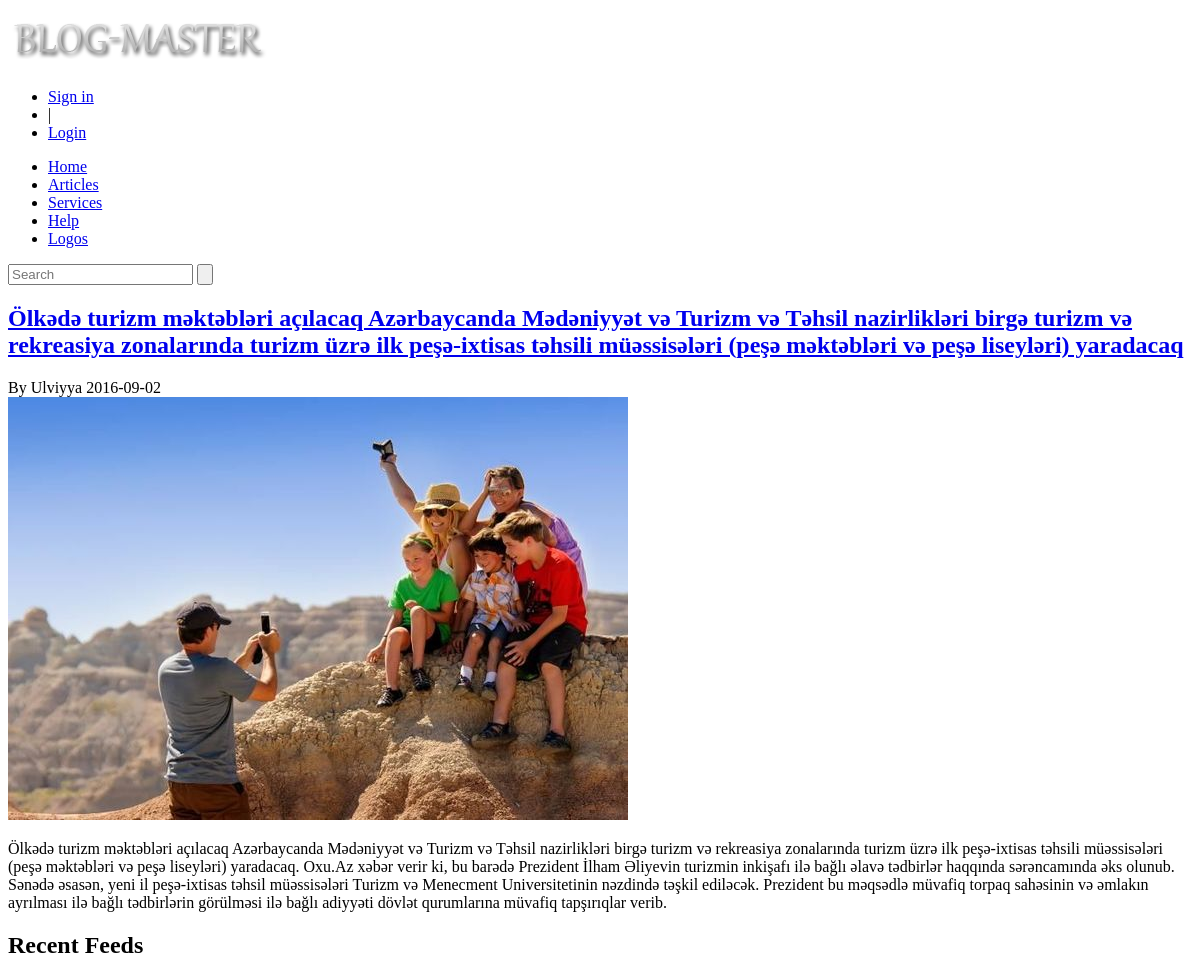
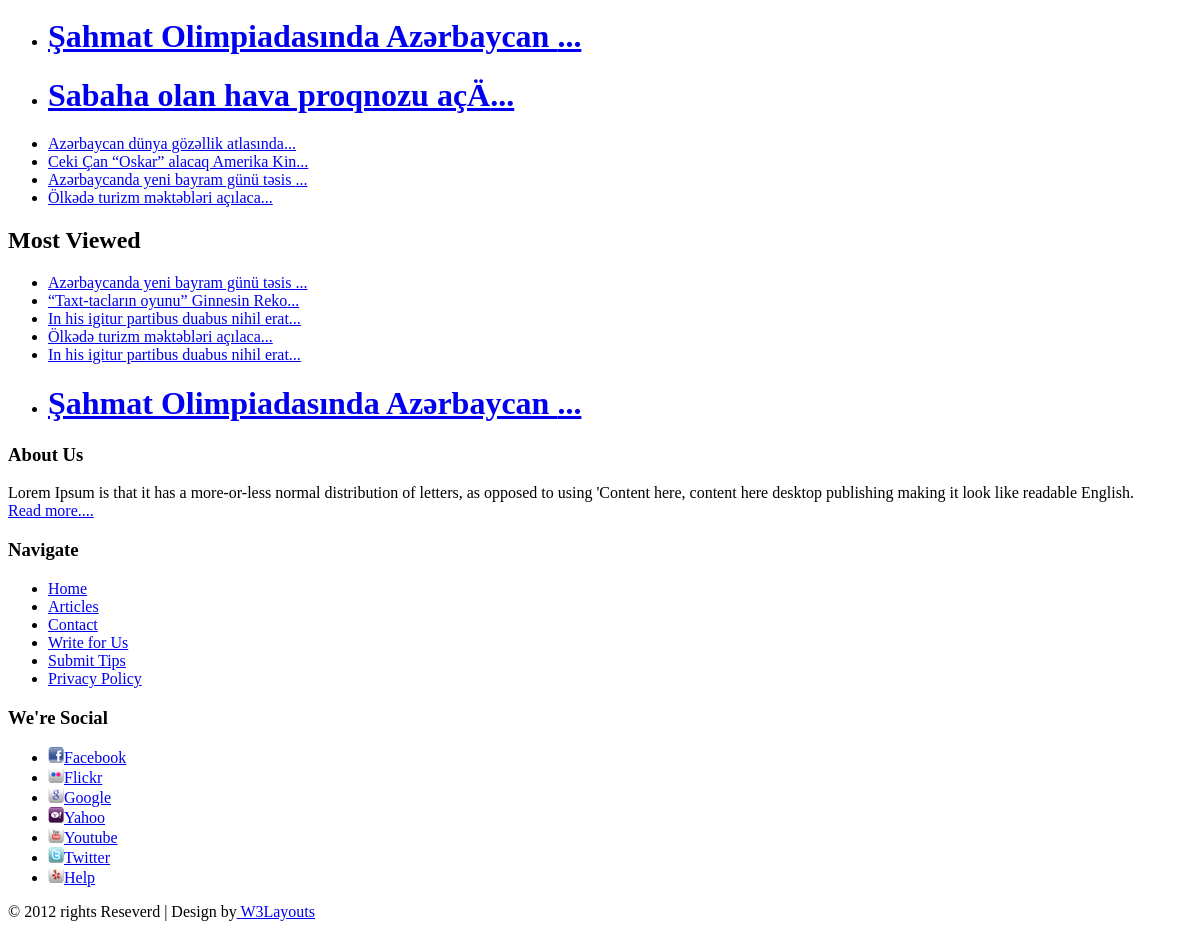
The app's page /week10day04/single.php?id=5 with its own data (2 pictures, top to bottom).
### tables this page shows
CREATE TABLE `menu` (
  `id` int(5) NOT NULL,
  `name` varchar(50) NOT NULL,
  `href` varchar(100) NOT NULL
);

CREATE TABLE `post` (
  `id` int(10) NOT NULL,
  `heading` varchar(400) NOT NULL,
  `paragraph` text NOT NULL,
  `img` varchar(150) NOT NULL,
  `author` varchar(200) NOT NULL,
  `date` date NOT NULL,
  `click` int(10) NOT NULL
);

### week10day04/db.php (called while the page is built, shortened)
<?php
class Database{
    public $connect;
    public function __construct($host,$username,$password,$db_name){
        $this->host=$host;
        $this->username=$username;
        $this->password=$password;
        $this->db_name=$db_name;
        $this->connect=mysqli_connect($this->host,$this->username,$this->password,$this->db_name);
    }
     public function orderInReverse($tablename, $col, $limit){
        $sql ="select * from $tablename order by $col desc limit $limit";
        $query=mysqli_query($this->connect, $sql);
        return $query;
    }
     public function select($tablename, $id){
        if($id=="*"){
            $sql ="SELECT * FROM $tablename";
        }
        else{
            $sql ="SELECT * FROM $tablename WHERE id=$id";
        }
        $query=mysqli_query($this->connect, $sql);
        return $query;
    }
}
$blog=new Database("localhost","root","","blog");

### week10day04/single.php (the view, shortened to what this page needs)
<?php
include "db.php";
?>
<!DOCTYPE HTML>
<html>
<head>
<link href="css/style.css" rel="stylesheet" type="text/css" media="all"/>
</head>
<body>
<div class="header">
	<div class="header_top">
		<div class="wrap">
			<div class="logo">
			     <a href="index.php"><img src="images/logo.png" alt="" /></a>
			</div>
			<div class="login_button">
			    <ul>
			    <li><a href="#">Sign in</a><li> |
			    <li><a href="login.php">Login</a></li>
			    </ul>
			</div>
		</div>
	</div>
	<div class="header_bottom">
		<div class="wrap">
			<div class="menu">
			    <ul>
                  <?php
                    $query=$blog->select("menu","*");
                    while ($row=mysqli_fetch_assoc($query)){?>
			    	<li><a href="<?=$row['href']?>"><?=$row['name']?></a></li>
                    <?php } ?>
			    </ul>
			</div>
			<div class="search_box">
			    <form action="search.php" method="post">
			    <input type="text"  name="searchfor" placeholder="Search">
                <input type="submit" value="" name="search">
			    </form>
			</div>
		</div>
	</div>
</div>
<?php
$query=$blog->select("post" , $_GET["id"]);
$row=mysqli_fetch_assoc($query);
$blog->Click("post",$row['id'],++$row['click']);
?>
<div class="wrap">
	<div class="main">
		<div class="content">
			<div class="box1">
			   <h2><a href="single.php?id=<?=$row["id"]?>"><?=$row["heading"]?></a></h2>
			   <span>By <?=$row["author"]?>  <?=$row["date"]?></span>
				<div class="top_img">
				   <img src="<?=$row["img"]?>" alt="" />
				</div>
				<div class="data_desc">
				    <p><?=$row["paragraph"]?></p>
				</div>
			</div>
		</div>
	<div class="sidebar">
		<div class="side_top">
		    <h2>Recent Feeds</h2>
			<div class="list1">
				 <ul>
                     <?php
                     $query=$blog->orderInReverse("post","id","6");
                     while ($row=mysqli_fetch_assoc($query)){?>
                     <li><a href="single.php?id=<?=$row["id"]?>" >
                         <?= substr($row['heading'], 0, 40)?>...
                         </a></li>
                    <?php } ?>
				</ul>
			</div>
		</div>
	<div class="side_bottom">
	    <h2>Most Viewed</h2>
		<div class="list2">
		    <ul>
                <?php
                $query=$blog->orderInReverse("post","click","6");
                while ($row=mysqli_fetch_assoc($query)){?>
                <li><a href="single.php?id=<?=$row["id"]?>" >
                    <?= substr($row['heading'], 0, 40)?>...
                </a></li>
                <?php } ?>
            </ul>
		</div>
	</div>
	</div>
	</div>
</div>
<div class="footer">
	<div class="wrap">
		<div class="footer_grid1">
		    <h3>About Us</h3>
			<p>Lorem Ipsum is that it has a more-or-less normal distribution of letters, as opposed to using 'Content here, content here desktop publishing making it look like readable English.<br><a href="#">Read more....</a></p>
		</div>
		<div class="footer_grid2">
			<h3>Navigate</h3>
			<div class="f_menu">
				<ul>
			      <li><a href="index.html">Home</a></li>
			      <li><a href="single.html">Articles</a></li>
			      <li><a href="contact.html">Contact</a></li>
			      <li><a href="#">Write for Us</a></li>
			      <li><a href="#">Submit Tips</a></li>
			      <li><a href="#">Privacy Policy</a></li>
			   </ul>
			</div>
		</div>
	<div class="footer_grid3">
		<h3>We're Social</h3>
		<div class="img_list">
		   <ul>
		     <li><img src="images/facebook.png" alt="" /><a href="#">Facebook</a></li>
		     <li><img src="images/flickr.png" alt="" /><a href="#">Flickr</a></li>
		     <li><img src="images/google.png" alt="" /><a href="#">Google</a></li>
		     <li><img src="images/yahoo.png" alt="" /><a href="#">Yahoo</a></li>
		     <li><img src="images/youtube.png" alt="" /><a href="#">Youtube</a></li>
		     <li><img src="images/twitter.png" alt="" /><a href="#">Twitter</a></li>
		     <li><img src="images/yelp.png" alt="" /><a href="#">Help</a></li>
		   </ul>
		</div>
	</div>
	</div>
</div>
	<div class="f_bottom">
		<p>© 2012 rights Reseverd | Design by<a href="http://w3layouts.com/"> W3Layouts</a></p>
	</div>
</body>
</html>

### records on screen
menu: name "Home"
menu: name "Articles"
menu: name "Services"
menu: name "Help"
menu: name "Logos"
post: heading "Ölkədə turizm məktəbləri açılacaq Azərbaycanda Mədəniyyət və Turizm və Təhsil nazirlikləri birgə turizm və rekreasiya zonalarında turizm üzrə ilk peşə-ixtisas təhsili müəssisələri (peşə məktəbləri və peşə liseyləri) yaradacaq", author "Ulviyya", date "2016-09-02", img (picture), paragraph "Ölkədə turizm məktəbləri açılacaq Azərbaycanda Mədəniyyət və Turizm və Təhsil nazirlikləri birgə turizm və rekreasiya zonalarında turizm üzrə ilk peşə-ixtisas təhsili müəssisələri (peşə məktəbləri və peşə liseyləri) yaradacaq. Oxu.Az xəbər verir ki, bu barədə Prezident İlham Əliyevin turizmin inkişafı ilə bağlı əlavə tədbirlər haqqında sərəncamında əks olunub. Sənədə əsasən, yeni il peşə-ixtisas təhsil müəssisələri Turizm və Menecment Universitetinin nəzdində təşkil ediləcək. Prezident bu məqsədlə müvafiq torpaq sahəsinin və əmlakın ayrılması ilə bağlı tədbirlərin görülməsi ilə bağlı adiyyəti dövlət qurumlarına müvafiq tapşırıqlar verib.", heading "Ölkədə turizm məktəbləri açılaca"
post: heading "Şahmat Olimpiadasında Azərbaycan"
post: heading "Sabaha olan hava proqnozu açÄ"
post: heading "Azərbaycan dünya gözəllik atlasında"
post: heading "Ceki Çan “Oskar” alacaq Amerika Kin"
post: heading "Azərbaycanda yeni bayram günü təsis"
post: heading "“Taxt-tacların oyunu” Ginnesin Reko"
post: heading "In his igitur partibus duabus nihil erat"
post: heading "In his igitur partibus duabus nihil erat"
